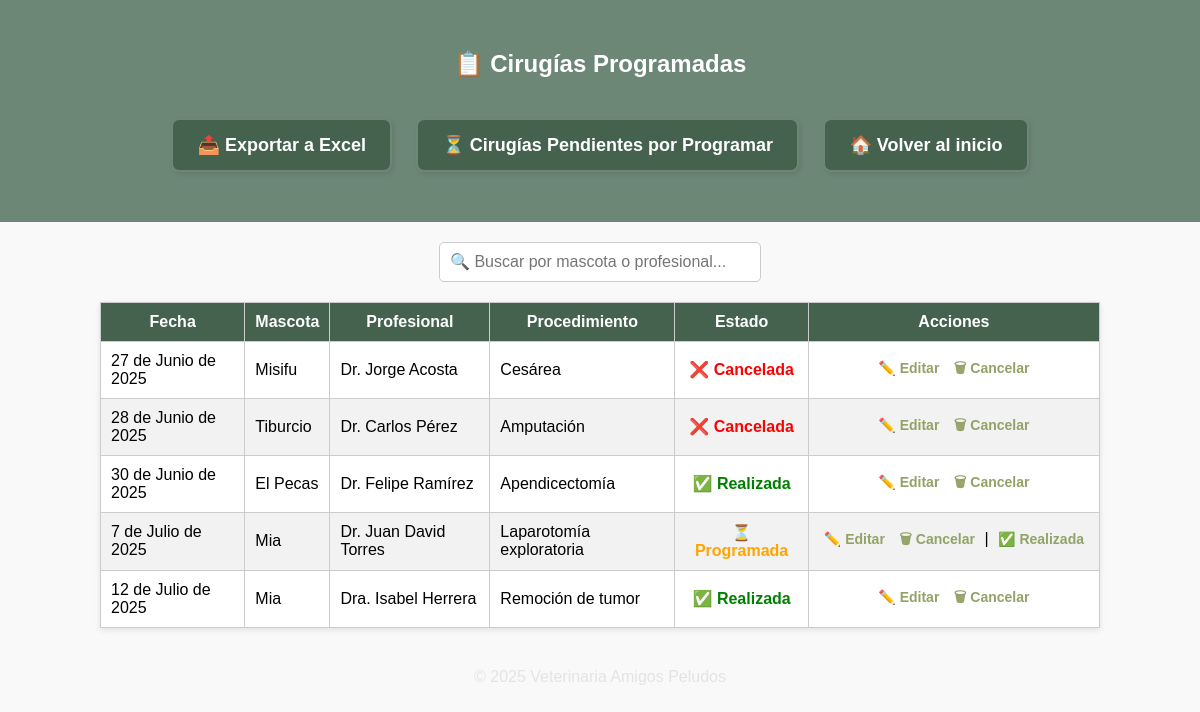
Page /cirugias/ on the committed database.
### principal/models.py (models this page shows, shortened)
class Cirugia(models.Model):
    mascota = models.ForeignKey(Mascota, on_delete=models.CASCADE, related_name='cirugias')
    profesional = models.ForeignKey(Profesional, on_delete=models.SET_NULL, null=True, related_name='cirugias')
    procedimiento = models.CharField(max_length=255)
    descripcion_proced = models.TextField(blank=True, null=True)
    fecha_prog = models.DateField()
    hora_prog = models.TimeField()
    duracion_aprox = models.DurationField()
    estado = models.CharField(max_length=100)
    observaciones_cirugia = models.TextField(blank=True, null=True)
    consulta = models.ForeignKey(Consulta, on_delete=models.CASCADE, related_name='cirugia', null=True, blank=True)
    activo = models.BooleanField(default=True)

class Mascota(models.Model):
    nombre_mascota = models.CharField(max_length=100)
    especie = models.CharField(max_length=50, blank=True)
    raza = models.CharField(max_length=50, blank=True)
    edad = models.PositiveIntegerField(null=True, blank=True)
    cliente = models.ForeignKey(Cliente, on_delete=models.CASCADE, related_name='mascotas')
    activo = models.BooleanField(default=True)

class Profesional(models.Model):
    nombre_prof = models.CharField(max_length=100)
    tarjeta_profesional = models.CharField(max_length=50, unique=True)
    telefono = models.CharField(max_length=20, blank=True, null=True)
    especialidad = models.CharField(max_length=100, blank=True, null=True)
    activo = models.BooleanField(default=True)

### principal/views.py (the view)
# urls.py: path('cirugias/', views.lista_cirugias, name='lista_cirugias'),
def lista_cirugias(request):
    cirugias = Cirugia.objects.filter(activo=True).order_by('fecha_prog', 'hora_prog')
    return render(request, 'principal/lista_cirugias.html', {'cirugias': cirugias})

### principal/templates/principal/lista_cirugias.html (shortened to what this page needs)
{% load static %}
<!DOCTYPE html>
<html lang="es">
<head>
    <link rel="stylesheet" href="{% static 'principal/css/listas.css' %}">
</head>
<body>
<header>
    <h2>📋 Cirugías Programadas</h2>
    <a href="{% url 'exportar_cirugias' %}" class="btn">📤 Exportar a Excel</a>
    <a href="{% url 'cirugias_pendientes' %}" class="btn">⏳ Cirugías Pendientes por Programar</a>
    <a href="{% url 'inicio' %}" class="btn">🏠 Volver al inicio</a>
</header>
<div class="search-box">
    <input type="text" id="buscar" placeholder="🔍 Buscar por mascota o profesional...">
</div>
<table id="tabla-cirugias">
    <thead>
        <tr>
            <th>Fecha</th>
            <th>Mascota</th>
            <th>Profesional</th>
            <th>Procedimiento</th>
            <th>Estado</th>
            <th>Acciones</th>
        </tr>
    </thead>
    <tbody>
        {% for cirugia in cirugias %}
        <tr>
            <td>{{ cirugia.fecha_prog }}</td>
            <td>{{ cirugia.mascota.nombre_mascota }}</td>
            <td>{{ cirugia.profesional.nombre_prof }}</td>
            <td>{{ cirugia.procedimiento }}</td>
            <td>
               {% if cirugia.estado|lower == "realizada" %}
                    <span class="estado-realizada">✅ Realizada</span>
                {% elif cirugia.estado|lower == "programada" %}
                    <span class="estado-activa">⏳ Programada</span>
                {% elif cirugia.estado|lower == "cancelada" %}
                    <span class="estado-cancelado">❌ Cancelada</span>
                {% else %}
                    <span style="color: gray;">⛔ Sin estado definido</span>
                {% endif %}
            </td>
            <td class="acciones">
                <a href="{% url 'editar_cirugia_directa' cirugia.id %}" class="btn-editar">✏️ Editar</a>
                <a href="{% url 'cancelar_cirugia' cirugia.id %}" onclick="return confirm('Cancelar esta cirugía?');">🗑 Cancelar</a>
                {% if cirugia.estado|lower == "programada" %}
                    |
                    <a href="{% url 'cirugia_realizada' cirugia.id %}" onclick="return confirm('¿Marcar como realizada?');">✅ Realizada</a>
                {% endif %}
            </td>
        </tr>
        {% empty %}
        <tr>
            <td colspan="6">No hay cirugías programadas.</td>
        </tr>
        {% endfor %}
    </tbody>
</table>
<footer>
    <p>© 2025 Veterinaria Amigos Peludos</p>
</footer>
</body>
</html>

### principal/static/principal/css/listas.css (style rules this page uses)
body { font-family: Arial, sans-serif; background-color: #f9f9f9; margin: 0; padding: 0; text-align: center; }
header { background-color: #6D8777; color: white; padding: 30px 20px; }
.btn { display: inline-flex; align-items: center; gap: 8px; margin: 20px 10px; padding: 14px 24px; background-color: #45624E; color: white; text-decoration: none; border-radius: 8px; font-size: 18px; font-weight: bold; border: 2px solid #6D8777; box-shadow: 2px 2px 5px rgba(0, 0, 0, 0.1); transition: background-color 0.3s ease, transform 0.2s ease; }
.search-box { margin: 20px auto; }
.search-box input { padding: 10px; width: 300px; font-size: 16px; border-radius: 5px; border: 1px solid #ccc; }
table { margin: 20px auto; border-collapse: collapse; width: 90%; max-width: 1000px; background-color: white; box-shadow: 0 2px 6px rgba(0,0,0,0.1); }
th, td { padding: 10px; border: 1px solid #ccc; text-align: left; }
th { background-color: #45624E; color: white; text-align: center; }
tr:nth-child(even) { background-color: #f2f2f2; }
td a { text-decoration: none; color: #6D8777; font-weight: bold; }
footer { margin-top: 40px; color: #e3e3e3; }
td:nth-child(5) { text-align: center; }
.acciones { white-space: nowrap; text-align: center; }
.acciones a { display: inline-block; margin: 0 5px; text-decoration: none; font-weight: bold; color: #93A267; transition: color 0.2s ease; }
.acciones { text-align: center; white-space: nowrap; }
.acciones a { font-weight: bold; color: #93A267; text-decoration: none; font-size: 14px; transition: color 0.2s ease; }
.estado-activa { color: orange; font-weight: bold; }
.estado-realizada { color: green; font-weight: bold; }
.estado-cancelado { color: red; font-weight: bold; }

### rows in the picture
Cirugia: fecha_prog "27 de Junio de 2025", mascota.nombre_mascota "Misifu", profesional.nombre_prof "Dr. Jorge Acosta", procedimiento "Cesárea", estado "❌ Cancelada"
Cirugia: fecha_prog "28 de Junio de 2025", mascota.nombre_mascota "Tiburcio", profesional.nombre_prof "Dr. Carlos Pérez", procedimiento "Amputación", estado "❌ Cancelada"
Cirugia: fecha_prog "30 de Junio de 2025", mascota.nombre_mascota "El Pecas", profesional.nombre_prof "Dr. Felipe Ramírez", procedimiento "Apendicectomía", estado "✅ Realizada"
Cirugia: fecha_prog "7 de Julio de 2025", mascota.nombre_mascota "Mia", profesional.nombre_prof "Dr. Juan David Torres", procedimiento "Laparotomía exploratoria", estado "⏳ Programada"
Cirugia: fecha_prog "12 de Julio de 2025", mascota.nombre_mascota "Mia", profesional.nombre_prof "Dra. Isabel Herrera", procedimiento "Remoción de tumor", estado "✅ Realizada"
